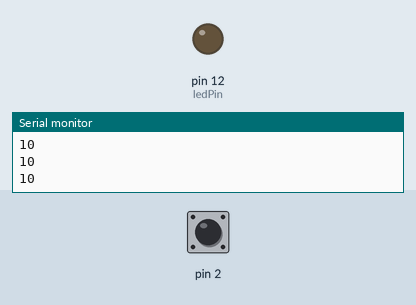
A sketch run on a simulated Arduino Uno, built with avr-gcc and run on an emulated ATmega328P. On the bench: output pins drawn as LEDs (lit = HIGH), the last lines printed to the serial monitor. Inputs (shaded band) come from the test bench; at power-on: pin 2 HIGH.

Above: at 1.2 s.
1.3 s: pin 2 pulled LOW for 0.15 s
At 1.38 s:
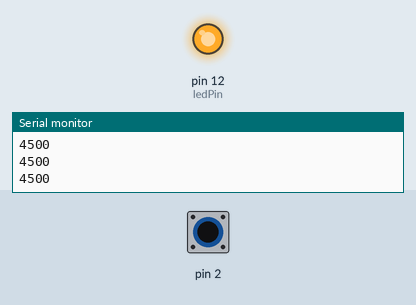
2.9 s: pin 2 pulled LOW for 3.2 s
At 6.4 s:
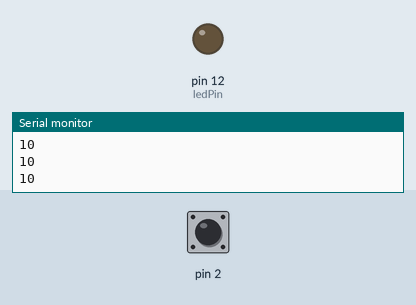
Timing chart, 0 to 7.9 s (numbered marks = the images above; inputs shaded):
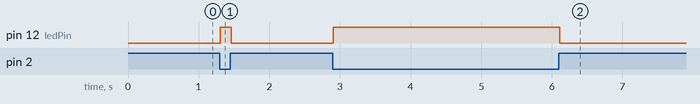

The sketch:

p13_TouchSensorLamp.ino
```cpp
#include <CapacitiveSensor.h>

/*
  Arduino Starter Kit example
  Project 13 - Touch Sensor Lamp

  This sketch is written to accompany Project 13 in the Arduino Starter Kit

  Parts required:
  - 1 megohm resistor
  - metal foil or copper mesh
  - 220 ohm resistor
  - LED

  Software required :
  - CapacitiveSensor library by Paul Badger
    http://www.arduino.cc/playground/Main/CapacitiveSensor

  created 18 Sep 2012
  by Scott Fitzgerald

  http://www.arduino.cc/starterKit

  This example code is part of the public domain.
*/

// import the library (must be located in the Arduino/libraries directory)
#include <CapacitiveSensor.h>

// create an instance of the library
// pin 4 sends electrical energy
// pin 2 senses senses a change
CapacitiveSensor capSensor = CapacitiveSensor(4, 2);

// threshold for turning the lamp on
int threshold = 1000;

// pin the LED is connected to
const int ledPin = 12;


void setup() {
  // open a serial connection
  Serial.begin(9600);
  // set the LED pin as an output
  pinMode(ledPin, OUTPUT);
}

void loop() {
  // store the value reported by the sensor in a variable
  long sensorValue = capSensor.capacitiveSensor(30);

  // print out the sensor value
  Serial.println(sensorValue);

  // if the value is greater than the threshold
  if (sensorValue > threshold) {
    // turn the LED on
    digitalWrite(ledPin, HIGH);
  }
  // if it's lower than the threshold
  else {
    // turn the LED off
    digitalWrite(ledPin, LOW);
  }

  delay(10);
}
```

Measured:
- after the input at 1.3 s, pin 12 (ledPin): LOW → HIGH at once, → LOW 0.16 s later
- after the input at 2.9 s, pin 12 (ledPin): LOW → HIGH at once, → LOW 3.2 s later
